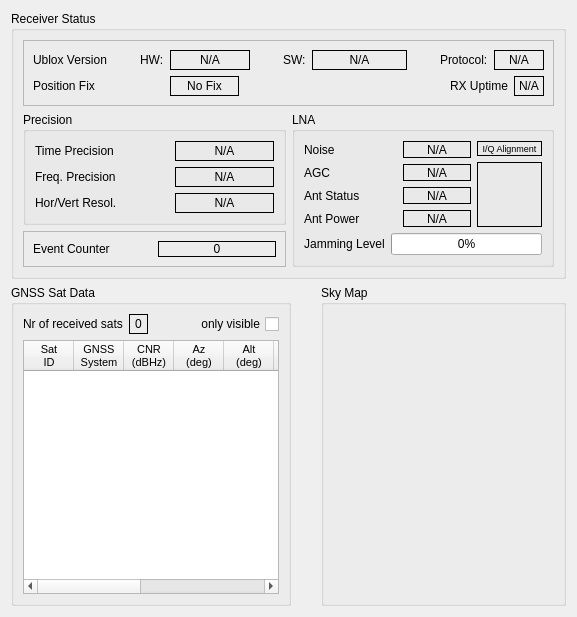
<?xml version="1.0" encoding="UTF-8"?>
<ui version="4.0">
 <class>GnssInfoForm</class>
 <widget class="QWidget" name="GnssInfoForm">
  <property name="geometry">
   <rect>
    <x>0</x>
    <y>0</y>
    <width>577</width>
    <height>617</height>
   </rect>
  </property>
  <property name="windowTitle">
   <string>Form</string>
  </property>
  <layout class="QGridLayout" name="gridLayout_7">
   <item row="0" column="0" colspan="3">
    <widget class="QGroupBox" name="rxStatsGroupBox">
     <property name="title">
      <string>Receiver Status</string>
     </property>
     <layout class="QGridLayout" name="gridLayout_6">
      <item row="0" column="0" colspan="2">
       <widget class="QFrame" name="frame">
        <property name="frameShape">
         <enum>QFrame::StyledPanel</enum>
        </property>
        <property name="frameShadow">
         <enum>QFrame::Raised</enum>
        </property>
        <layout class="QGridLayout" name="gridLayout_5">
         <item row="0" column="0">
          <layout class="QHBoxLayout" name="horizontalLayout_14">
           <item>
            <widget class="QLabel" name="label">
             <property name="frameShape">
              <enum>QFrame::NoFrame</enum>
             </property>
             <property name="text">
              <string>Ublox Version</string>
             </property>
            </widget>
           </item>
           <item>
            <spacer name="horizontalSpacer">
             <property name="orientation">
              <enum>Qt::Horizontal</enum>
             </property>
             <property name="sizeHint" stdset="0">
              <size>
               <width>13</width>
               <height>20</height>
              </size>
             </property>
            </spacer>
           </item>
           <item>
            <layout class="QHBoxLayout" name="horizontalLayout_9">
             <item>
              <widget class="QLabel" name="label_9">
               <property name="text">
                <string>HW:</string>
               </property>
              </widget>
             </item>
             <item>
              <widget class="QLabel" name="ubxHwVersionLabel">
               <property name="minimumSize">
                <size>
                 <width>80</width>
                 <height>0</height>
                </size>
               </property>
               <property name="frameShape">
                <enum>QFrame::Box</enum>
               </property>
               <property name="text">
                <string>N/A</string>
               </property>
               <property name="alignment">
                <set>Qt::AlignCenter</set>
               </property>
              </widget>
             </item>
            </layout>
           </item>
           <item>
            <spacer name="horizontalSpacer_2">
             <property name="orientation">
              <enum>Qt::Horizontal</enum>
             </property>
             <property name="sizeHint" stdset="0">
              <size>
               <width>18</width>
               <height>20</height>
              </size>
             </property>
            </spacer>
           </item>
           <item>
            <layout class="QHBoxLayout" name="horizontalLayout">
             <item>
              <widget class="QLabel" name="label_10">
               <property name="text">
                <string>SW:</string>
               </property>
              </widget>
             </item>
             <item>
              <widget class="QLabel" name="ubxSwVersionLabel">
               <property name="minimumSize">
                <size>
                 <width>95</width>
                 <height>0</height>
                </size>
               </property>
               <property name="frameShape">
                <enum>QFrame::Box</enum>
               </property>
               <property name="text">
                <string>N/A</string>
               </property>
               <property name="alignment">
                <set>Qt::AlignCenter</set>
               </property>
              </widget>
             </item>
            </layout>
           </item>
           <item>
            <spacer name="horizontalSpacer_3">
             <property name="orientation">
              <enum>Qt::Horizontal</enum>
             </property>
             <property name="sizeHint" stdset="0">
              <size>
               <width>13</width>
               <height>20</height>
              </size>
             </property>
            </spacer>
           </item>
           <item>
            <layout class="QHBoxLayout" name="horizontalLayout_10">
             <item>
              <widget class="QLabel" name="label_14">
               <property name="text">
                <string>Protocol:</string>
               </property>
              </widget>
             </item>
             <item>
              <widget class="QLabel" name="UBXprotLabel">
               <property name="minimumSize">
                <size>
                 <width>50</width>
                 <height>0</height>
                </size>
               </property>
               <property name="frameShape">
                <enum>QFrame::Box</enum>
               </property>
               <property name="text">
                <string>N/A</string>
               </property>
               <property name="alignment">
                <set>Qt::AlignCenter</set>
               </property>
              </widget>
             </item>
            </layout>
           </item>
          </layout>
         </item>
         <item row="1" column="0">
          <layout class="QHBoxLayout" name="horizontalLayout_18">
           <item>
            <layout class="QHBoxLayout" name="horizontalLayout_4">
             <item>
              <widget class="QLabel" name="label_4">
               <property name="text">
                <string>Position Fix</string>
               </property>
              </widget>
             </item>
             <item>
              <spacer name="horizontalSpacer_12">
               <property name="orientation">
                <enum>Qt::Horizontal</enum>
               </property>
               <property name="sizeHint" stdset="0">
                <size>
                 <width>40</width>
                 <height>20</height>
                </size>
               </property>
              </spacer>
             </item>
             <item>
              <widget class="QLabel" name="fixTypeLabel">
               <property name="sizePolicy">
                <sizepolicy hsizetype="Expanding" vsizetype="Preferred">
                 <horstretch>0</horstretch>
                 <verstretch>0</verstretch>
                </sizepolicy>
               </property>
               <property name="frameShape">
                <enum>QFrame::Box</enum>
               </property>
               <property name="text">
                <string>No Fix</string>
               </property>
               <property name="alignment">
                <set>Qt::AlignCenter</set>
               </property>
              </widget>
             </item>
            </layout>
           </item>
           <item>
            <spacer name="horizontalSpacer_4">
             <property name="orientation">
              <enum>Qt::Horizontal</enum>
             </property>
             <property name="sizeHint" stdset="0">
              <size>
               <width>40</width>
               <height>20</height>
              </size>
             </property>
            </spacer>
           </item>
           <item>
            <layout class="QHBoxLayout" name="horizontalLayout_17">
             <item>
              <widget class="QLabel" name="label_17">
               <property name="text">
                <string>RX Uptime</string>
               </property>
              </widget>
             </item>
             <item>
              <widget class="QLabel" name="ubxUptimeLabel">
               <property name="minimumSize">
                <size>
                 <width>30</width>
                 <height>0</height>
                </size>
               </property>
               <property name="frameShape">
                <enum>QFrame::Box</enum>
               </property>
               <property name="text">
                <string>N/A</string>
               </property>
               <property name="alignment">
                <set>Qt::AlignCenter</set>
               </property>
              </widget>
             </item>
            </layout>
           </item>
          </layout>
         </item>
        </layout>
       </widget>
      </item>
      <item row="1" column="0">
       <widget class="QGroupBox" name="precisionGroupBox">
        <property name="title">
         <string>Precision</string>
        </property>
        <layout class="QGridLayout" name="gridLayout_4">
         <item row="0" column="0">
          <widget class="QLabel" name="label_3">
           <property name="text">
            <string>Time Precision</string>
           </property>
          </widget>
         </item>
         <item row="0" column="1">
          <spacer name="horizontalSpacer_5">
           <property name="orientation">
            <enum>Qt::Horizontal</enum>
           </property>
           <property name="sizeType">
            <enum>QSizePolicy::Minimum</enum>
           </property>
           <property name="sizeHint" stdset="0">
            <size>
             <width>52</width>
             <height>20</height>
            </size>
           </property>
          </spacer>
         </item>
         <item row="0" column="2">
          <widget class="QLabel" name="timePrecisionLabel">
           <property name="sizePolicy">
            <sizepolicy hsizetype="Expanding" vsizetype="Preferred">
             <horstretch>0</horstretch>
             <verstretch>0</verstretch>
            </sizepolicy>
           </property>
           <property name="frameShape">
            <enum>QFrame::Box</enum>
           </property>
           <property name="text">
            <string>N/A</string>
           </property>
           <property name="alignment">
            <set>Qt::AlignCenter</set>
           </property>
          </widget>
         </item>
         <item row="1" column="0">
          <widget class="QLabel" name="label_15">
           <property name="text">
            <string>Freq. Precision</string>
           </property>
          </widget>
         </item>
         <item row="1" column="1">
          <spacer name="horizontalSpacer_6">
           <property name="orientation">
            <enum>Qt::Horizontal</enum>
           </property>
           <property name="sizeType">
            <enum>QSizePolicy::Minimum</enum>
           </property>
           <property name="sizeHint" stdset="0">
            <size>
             <width>52</width>
             <height>20</height>
            </size>
           </property>
          </spacer>
         </item>
         <item row="1" column="2">
          <widget class="QLabel" name="freqPrecisionLabel">
           <property name="sizePolicy">
            <sizepolicy hsizetype="Expanding" vsizetype="Preferred">
             <horstretch>0</horstretch>
             <verstretch>0</verstretch>
            </sizepolicy>
           </property>
           <property name="frameShape">
            <enum>QFrame::Box</enum>
           </property>
           <property name="text">
            <string>N/A</string>
           </property>
           <property name="alignment">
            <set>Qt::AlignCenter</set>
           </property>
          </widget>
         </item>
         <item row="2" column="0">
          <widget class="QLabel" name="label_5">
           <property name="text">
            <string>Hor/Vert Resol.</string>
           </property>
          </widget>
         </item>
         <item row="2" column="1">
          <spacer name="horizontalSpacer_7">
           <property name="orientation">
            <enum>Qt::Horizontal</enum>
           </property>
           <property name="sizeType">
            <enum>QSizePolicy::Minimum</enum>
           </property>
           <property name="sizeHint" stdset="0">
            <size>
             <width>52</width>
             <height>20</height>
            </size>
           </property>
          </spacer>
         </item>
         <item row="2" column="2">
          <widget class="QLabel" name="xyzResLabel">
           <property name="sizePolicy">
            <sizepolicy hsizetype="Expanding" vsizetype="Preferred">
             <horstretch>0</horstretch>
             <verstretch>0</verstretch>
            </sizepolicy>
           </property>
           <property name="minimumSize">
            <size>
             <width>60</width>
             <height>0</height>
            </size>
           </property>
           <property name="frameShape">
            <enum>QFrame::Box</enum>
           </property>
           <property name="text">
            <string>N/A</string>
           </property>
           <property name="alignment">
            <set>Qt::AlignCenter</set>
           </property>
          </widget>
         </item>
        </layout>
       </widget>
      </item>
      <item row="1" column="1" rowspan="2">
       <widget class="QGroupBox" name="lnaGroupBox">
        <property name="title">
         <string>LNA</string>
        </property>
        <layout class="QGridLayout" name="gridLayout_2">
         <item row="0" column="0">
          <widget class="QLabel" name="label_6">
           <property name="text">
            <string>Noise</string>
           </property>
          </widget>
         </item>
         <item row="0" column="1">
          <spacer name="horizontalSpacer_8">
           <property name="orientation">
            <enum>Qt::Horizontal</enum>
           </property>
           <property name="sizeType">
            <enum>QSizePolicy::Minimum</enum>
           </property>
           <property name="sizeHint" stdset="0">
            <size>
             <width>31</width>
             <height>13</height>
            </size>
           </property>
          </spacer>
         </item>
         <item row="0" column="2">
          <widget class="QLabel" name="lnaNoiseLabel">
           <property name="sizePolicy">
            <sizepolicy hsizetype="Expanding" vsizetype="Preferred">
             <horstretch>0</horstretch>
             <verstretch>0</verstretch>
            </sizepolicy>
           </property>
           <property name="frameShape">
            <enum>QFrame::Box</enum>
           </property>
           <property name="text">
            <string>N/A</string>
           </property>
           <property name="alignment">
            <set>Qt::AlignCenter</set>
           </property>
          </widget>
         </item>
         <item row="0" column="3" rowspan="4">
          <layout class="QVBoxLayout" name="verticalLayout_3">
           <item>
            <widget class="QLabel" name="label_16">
             <property name="maximumSize">
              <size>
               <width>16777215</width>
               <height>18</height>
              </size>
             </property>
             <property name="font">
              <font>
               <pointsize>7</pointsize>
              </font>
             </property>
             <property name="frameShape">
              <enum>QFrame::Box</enum>
             </property>
             <property name="text">
              <string>I/Q Alignment</string>
             </property>
             <property name="alignment">
              <set>Qt::AlignCenter</set>
             </property>
            </widget>
           </item>
           <item>
            <widget class="QLabel" name="iqAlignmentLabel">
             <property name="minimumSize">
              <size>
               <width>65</width>
               <height>65</height>
              </size>
             </property>
             <property name="frameShape">
              <enum>QFrame::Box</enum>
             </property>
             <property name="text">
              <string/>
             </property>
             <property name="scaledContents">
              <bool>true</bool>
             </property>
            </widget>
           </item>
          </layout>
         </item>
         <item row="1" column="0">
          <widget class="QLabel" name="label_7">
           <property name="text">
            <string>AGC</string>
           </property>
          </widget>
         </item>
         <item row="1" column="1">
          <spacer name="horizontalSpacer_9">
           <property name="orientation">
            <enum>Qt::Horizontal</enum>
           </property>
           <property name="sizeType">
            <enum>QSizePolicy::Minimum</enum>
           </property>
           <property name="sizeHint" stdset="0">
            <size>
             <width>31</width>
             <height>13</height>
            </size>
           </property>
          </spacer>
         </item>
         <item row="1" column="2">
          <widget class="QLabel" name="lnaAgcLabel">
           <property name="sizePolicy">
            <sizepolicy hsizetype="Expanding" vsizetype="Preferred">
             <horstretch>0</horstretch>
             <verstretch>0</verstretch>
            </sizepolicy>
           </property>
           <property name="frameShape">
            <enum>QFrame::Box</enum>
           </property>
           <property name="text">
            <string>N/A</string>
           </property>
           <property name="alignment">
            <set>Qt::AlignCenter</set>
           </property>
          </widget>
         </item>
         <item row="2" column="0">
          <widget class="QLabel" name="label_11">
           <property name="text">
            <string>Ant Status</string>
           </property>
          </widget>
         </item>
         <item row="2" column="1">
          <spacer name="horizontalSpacer_10">
           <property name="orientation">
            <enum>Qt::Horizontal</enum>
           </property>
           <property name="sizeType">
            <enum>QSizePolicy::Minimum</enum>
           </property>
           <property name="sizeHint" stdset="0">
            <size>
             <width>31</width>
             <height>13</height>
            </size>
           </property>
          </spacer>
         </item>
         <item row="2" column="2">
          <widget class="QLabel" name="antStatusLabel">
           <property name="sizePolicy">
            <sizepolicy hsizetype="Expanding" vsizetype="Preferred">
             <horstretch>0</horstretch>
             <verstretch>0</verstretch>
            </sizepolicy>
           </property>
           <property name="frameShape">
            <enum>QFrame::Box</enum>
           </property>
           <property name="text">
            <string>N/A</string>
           </property>
           <property name="alignment">
            <set>Qt::AlignCenter</set>
           </property>
          </widget>
         </item>
         <item row="3" column="0">
          <widget class="QLabel" name="label_12">
           <property name="text">
            <string>Ant Power</string>
           </property>
          </widget>
         </item>
         <item row="3" column="1">
          <spacer name="horizontalSpacer_11">
           <property name="orientation">
            <enum>Qt::Horizontal</enum>
           </property>
           <property name="sizeType">
            <enum>QSizePolicy::Minimum</enum>
           </property>
           <property name="sizeHint" stdset="0">
            <size>
             <width>31</width>
             <height>13</height>
            </size>
           </property>
          </spacer>
         </item>
         <item row="3" column="2">
          <widget class="QLabel" name="antPowerLabel">
           <property name="sizePolicy">
            <sizepolicy hsizetype="Expanding" vsizetype="Preferred">
             <horstretch>0</horstretch>
             <verstretch>0</verstretch>
            </sizepolicy>
           </property>
           <property name="frameShape">
            <enum>QFrame::Box</enum>
           </property>
           <property name="text">
            <string>N/A</string>
           </property>
           <property name="alignment">
            <set>Qt::AlignCenter</set>
           </property>
          </widget>
         </item>
         <item row="4" column="0" colspan="4">
          <layout class="QHBoxLayout" name="horizontalLayout_13">
           <item>
            <widget class="QLabel" name="label_13">
             <property name="font">
              <font>
               <pointsize>9</pointsize>
              </font>
             </property>
             <property name="text">
              <string>Jamming Level</string>
             </property>
             <property name="scaledContents">
              <bool>false</bool>
             </property>
             <property name="alignment">
              <set>Qt::AlignCenter</set>
             </property>
             <property name="wordWrap">
              <bool>false</bool>
             </property>
            </widget>
           </item>
           <item>
            <widget class="QProgressBar" name="jammingProgressBar">
             <property name="maximum">
              <number>100</number>
             </property>
             <property name="value">
              <number>0</number>
             </property>
             <property name="alignment">
              <set>Qt::AlignCenter</set>
             </property>
             <property name="orientation">
              <enum>Qt::Horizontal</enum>
             </property>
             <property name="textDirection">
              <enum>QProgressBar::TopToBottom</enum>
             </property>
             <property name="format">
              <string extracomment="Jamming">%p%</string>
             </property>
            </widget>
           </item>
          </layout>
         </item>
        </layout>
       </widget>
      </item>
      <item row="2" column="0">
       <widget class="QFrame" name="frame_2">
        <property name="frameShape">
         <enum>QFrame::StyledPanel</enum>
        </property>
        <property name="frameShadow">
         <enum>QFrame::Raised</enum>
        </property>
        <layout class="QGridLayout" name="gridLayout_3">
         <item row="0" column="0">
          <layout class="QHBoxLayout" name="horizontalLayout_8">
           <item>
            <widget class="QLabel" name="label_8">
             <property name="text">
              <string>Event Counter</string>
             </property>
            </widget>
           </item>
           <item>
            <widget class="QLabel" name="intCounterLabel">
             <property name="frameShape">
              <enum>QFrame::Box</enum>
             </property>
             <property name="text">
              <string>0</string>
             </property>
             <property name="alignment">
              <set>Qt::AlignCenter</set>
             </property>
            </widget>
           </item>
          </layout>
         </item>
        </layout>
       </widget>
      </item>
     </layout>
    </widget>
   </item>
   <item row="1" column="0">
    <widget class="QGroupBox" name="satsGroupBox">
     <property name="sizePolicy">
      <sizepolicy hsizetype="Preferred" vsizetype="Preferred">
       <horstretch>0</horstretch>
       <verstretch>0</verstretch>
      </sizepolicy>
     </property>
     <property name="title">
      <string>GNSS Sat Data</string>
     </property>
     <layout class="QGridLayout" name="gridLayout_8">
      <item row="0" column="0">
       <layout class="QVBoxLayout" name="verticalLayout">
        <item>
         <layout class="QHBoxLayout" name="horizontalLayout_2">
          <item>
           <layout class="QHBoxLayout" name="horizontalLayout_3">
            <item>
             <widget class="QLabel" name="label_2">
              <property name="text">
               <string>Nr of received sats</string>
              </property>
             </widget>
            </item>
            <item>
             <widget class="QLabel" name="nrSatsLabel">
              <property name="frameShape">
               <enum>QFrame::Box</enum>
              </property>
              <property name="text">
               <string>0</string>
              </property>
              <property name="alignment">
               <set>Qt::AlignCenter</set>
              </property>
             </widget>
            </item>
           </layout>
          </item>
          <item>
           <widget class="QCheckBox" name="visibleSatsCheckBox">
            <property name="layoutDirection">
             <enum>Qt::RightToLeft</enum>
            </property>
            <property name="text">
             <string>only visible</string>
            </property>
           </widget>
          </item>
         </layout>
        </item>
        <item>
         <widget class="QTableWidget" name="satsTableWidget">
          <property name="sizePolicy">
           <sizepolicy hsizetype="MinimumExpanding" vsizetype="Expanding">
            <horstretch>0</horstretch>
            <verstretch>0</verstretch>
           </sizepolicy>
          </property>
          <property name="font">
           <font>
            <pointsize>9</pointsize>
           </font>
          </property>
          <property name="horizontalScrollBarPolicy">
           <enum>Qt::ScrollBarAsNeeded</enum>
          </property>
          <property name="sizeAdjustPolicy">
           <enum>QAbstractScrollArea::AdjustIgnored</enum>
          </property>
          <property name="alternatingRowColors">
           <bool>true</bool>
          </property>
          <property name="selectionMode">
           <enum>QAbstractItemView::SingleSelection</enum>
          </property>
          <property name="selectionBehavior">
           <enum>QAbstractItemView::SelectRows</enum>
          </property>
          <property name="horizontalScrollMode">
           <enum>QAbstractItemView::ScrollPerItem</enum>
          </property>
          <property name="sortingEnabled">
           <bool>true</bool>
          </property>
          <property name="wordWrap">
           <bool>true</bool>
          </property>
          <property name="cornerButtonEnabled">
           <bool>true</bool>
          </property>
          <attribute name="horizontalHeaderCascadingSectionResizes">
           <bool>false</bool>
          </attribute>
          <attribute name="horizontalHeaderMinimumSectionSize">
           <number>35</number>
          </attribute>
          <attribute name="horizontalHeaderDefaultSectionSize">
           <number>50</number>
          </attribute>
          <attribute name="horizontalHeaderStretchLastSection">
           <bool>true</bool>
          </attribute>
          <attribute name="verticalHeaderDefaultSectionSize">
           <number>24</number>
          </attribute>
          <column>
           <property name="text">
            <string>Sat
ID</string>
           </property>
           <property name="font">
            <font>
             <pointsize>8</pointsize>
            </font>
           </property>
           <property name="textAlignment">
            <set>AlignCenter</set>
           </property>
          </column>
          <column>
           <property name="text">
            <string>GNSS
System</string>
           </property>
           <property name="font">
            <font>
             <pointsize>8</pointsize>
            </font>
           </property>
           <property name="textAlignment">
            <set>AlignCenter</set>
           </property>
          </column>
          <column>
           <property name="text">
            <string>CNR
(dBHz)</string>
           </property>
           <property name="font">
            <font>
             <pointsize>8</pointsize>
            </font>
           </property>
           <property name="textAlignment">
            <set>AlignCenter</set>
           </property>
          </column>
          <column>
           <property name="text">
            <string>Az
(deg)</string>
           </property>
           <property name="font">
            <font>
             <pointsize>8</pointsize>
            </font>
           </property>
           <property name="textAlignment">
            <set>AlignCenter</set>
           </property>
          </column>
          <column>
           <property name="text">
            <string>Alt
(deg)</string>
           </property>
           <property name="font">
            <font>
             <pointsize>8</pointsize>
            </font>
           </property>
           <property name="textAlignment">
            <set>AlignCenter</set>
           </property>
          </column>
          <column>
           <property name="text">
            <string>Residual
(m)</string>
           </property>
           <property name="font">
            <font>
             <pointsize>7</pointsize>
            </font>
           </property>
           <property name="textAlignment">
            <set>AlignCenter</set>
           </property>
          </column>
          <column>
           <property name="text">
            <string>Quality</string>
           </property>
           <property name="font">
            <font>
             <pointsize>8</pointsize>
            </font>
           </property>
           <property name="textAlignment">
            <set>AlignCenter</set>
           </property>
          </column>
          <column>
           <property name="text">
            <string>Health</string>
           </property>
           <property name="font">
            <font>
             <pointsize>8</pointsize>
            </font>
           </property>
           <property name="textAlignment">
            <set>AlignCenter</set>
           </property>
          </column>
          <column>
           <property name="text">
            <string>Orbit
Src</string>
           </property>
           <property name="font">
            <font>
             <pointsize>8</pointsize>
            </font>
           </property>
           <property name="textAlignment">
            <set>AlignCenter</set>
           </property>
          </column>
          <column>
           <property name="text">
            <string>Used</string>
           </property>
           <property name="font">
            <font>
             <pointsize>8</pointsize>
            </font>
           </property>
           <property name="textAlignment">
            <set>AlignCenter</set>
           </property>
          </column>
          <column>
           <property name="text">
            <string>Diff
Corr</string>
           </property>
           <property name="font">
            <font>
             <pointsize>8</pointsize>
            </font>
           </property>
           <property name="textAlignment">
            <set>AlignCenter</set>
           </property>
          </column>
         </widget>
        </item>
       </layout>
      </item>
     </layout>
    </widget>
   </item>
   <item row="1" column="1">
    <spacer name="horizontalSpacer_13">
     <property name="orientation">
      <enum>Qt::Horizontal</enum>
     </property>
     <property name="sizeType">
      <enum>QSizePolicy::Minimum</enum>
     </property>
     <property name="sizeHint" stdset="0">
      <size>
       <width>18</width>
       <height>20</height>
      </size>
     </property>
    </spacer>
   </item>
   <item row="1" column="2">
    <widget class="QGroupBox" name="groupBox">
     <property name="sizePolicy">
      <sizepolicy hsizetype="Expanding" vsizetype="Preferred">
       <horstretch>0</horstretch>
       <verstretch>0</verstretch>
      </sizepolicy>
     </property>
     <property name="title">
      <string>Sky Map</string>
     </property>
     <layout class="QGridLayout" name="gridLayout">
      <item row="0" column="0">
       <widget class="GnssPosWidget" name="gnssPosWidget" native="true">
        <property name="sizePolicy">
         <sizepolicy hsizetype="MinimumExpanding" vsizetype="Expanding">
          <horstretch>0</horstretch>
          <verstretch>0</verstretch>
         </sizepolicy>
        </property>
        <property name="minimumSize">
         <size>
          <width>200</width>
          <height>0</height>
         </size>
        </property>
       </widget>
      </item>
     </layout>
    </widget>
   </item>
  </layout>
 </widget>
 <customwidgets>
  <customwidget>
   <class>GnssPosWidget</class>
   <extends>QWidget</extends>
   <header>gnssposwidget.h</header>
   <container>1</container>
  </customwidget>
 </customwidgets>
 <resources/>
 <connections/>
</ui>
